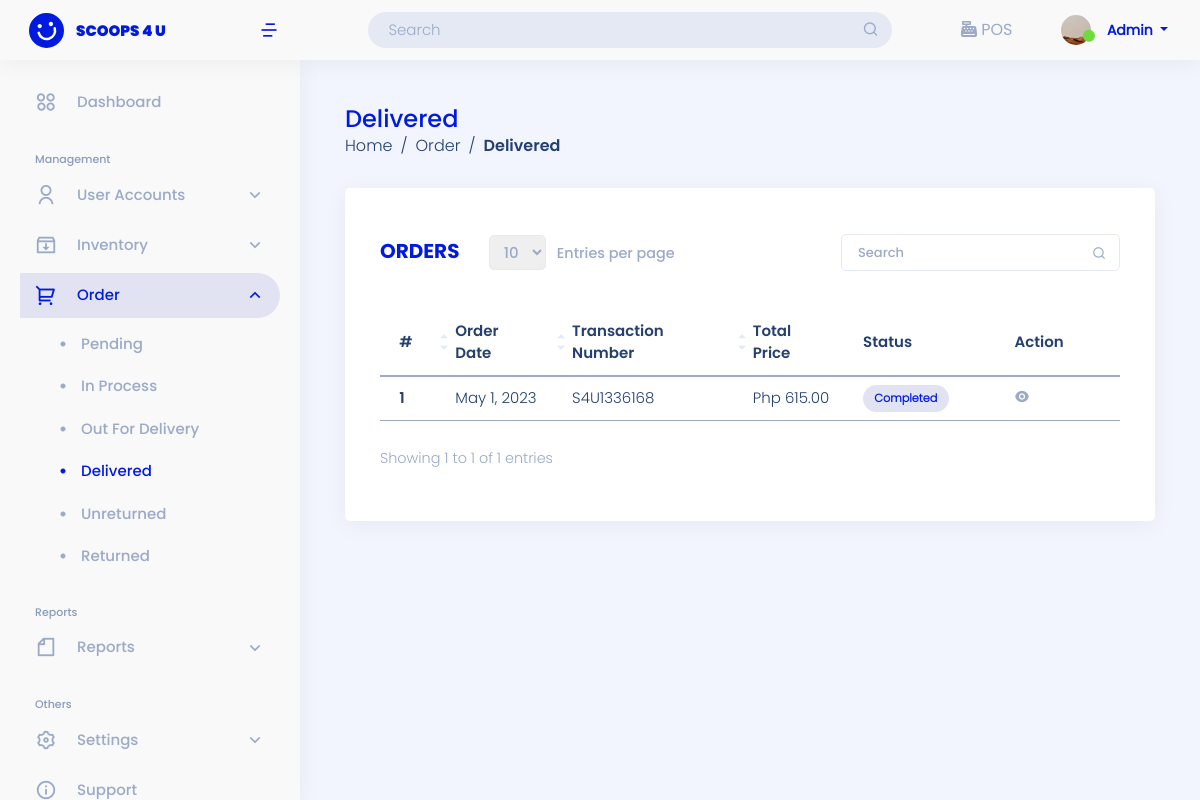
The app's page /user-site/transaction-orders/completed (signed in), older data.
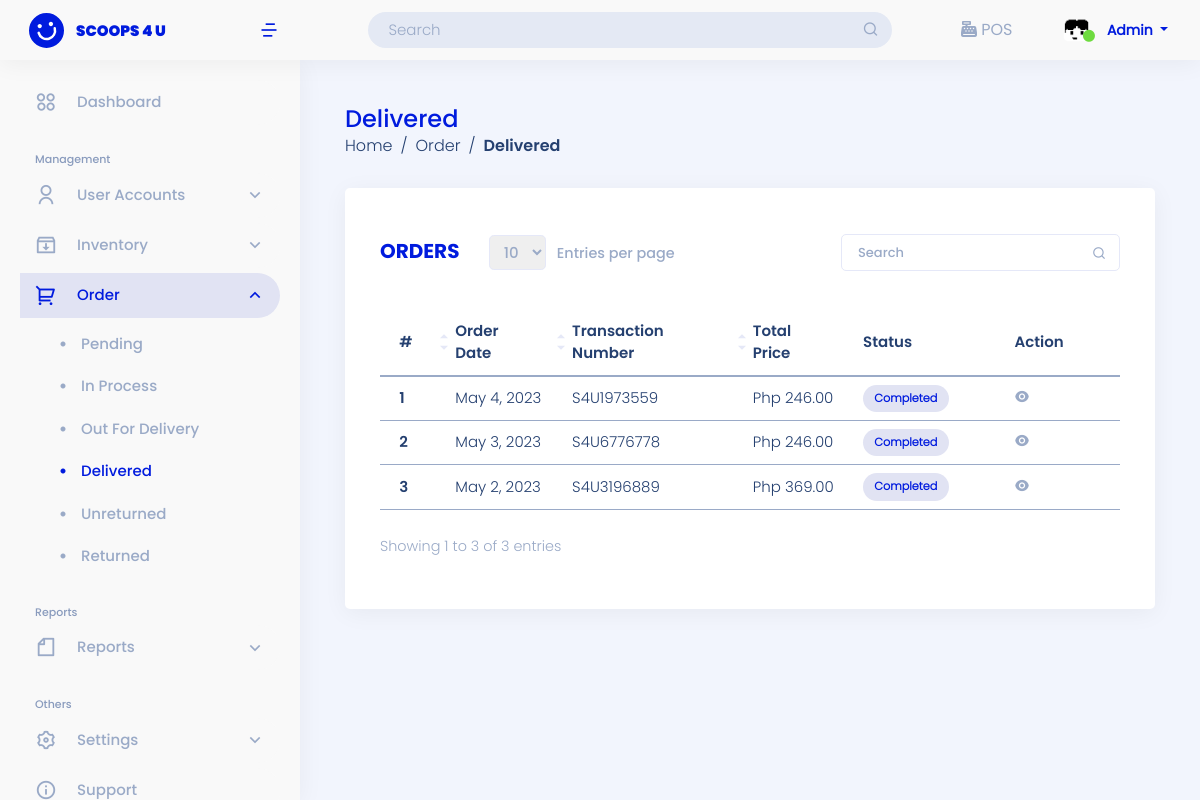
The same page, newer data.
### admin_site/models.py (models this page shows, shortened)
class Profile(models.Model):
    list_user = models.CharField(max_length=100, null=False, verbose_name="List User")
    profile_fname = models.CharField(max_length=250, null=False, verbose_name="First Name")
    profile_mname = models.CharField(max_length=250,  null=False, verbose_name="Middle Name")
    profile_lname = models.CharField(max_length=250, null=False, verbose_name="Last Name")
    profile_about = models.TextField(max_length=250, null=True, verbose_name="About")
    profile_cnumber = models.BigIntegerField( null=False, verbose_name="Contact Number")
    profile_address = models.TextField(null=False, verbose_name="Address")
    profile_email = models.CharField( max_length=100, null=False, verbose_name="Email Address")
    profile_pic =models.ImageField( upload_to=image_path,null=True, default='img/default_profile.jpg', verbose_name='Profile Pic')

class Transaction(models.Model):
    ORDERSTATUS = ( ("Pending","Pending"), ("In Process","In Process"), ("Out for Delivery","Out for Delivery"),("Completed","Completed"))
    DELIVERY_OPTION = ( ("pickup","pickup"),("delivery","delivery"))
    transaction_no =  models.CharField(unique=True, max_length=200, null=False,verbose_name='Transaction Number')
    transaction_user = models.CharField(max_length=250, null=True, verbose_name='List Username')
    transaction_fname = models.CharField(max_length=250, null=True, verbose_name='First Name')
    transaction_lname = models.CharField(max_length=250, null=True, verbose_name='Last Name')
    transaction_address = models.TextField(null=False, verbose_name='Address')
    transaction_contactno = models.BigIntegerField( null=True, verbose_name='Contact Number')
    transaction_doption = models.CharField(max_length=250, choices= DELIVERY_OPTION, null=True, verbose_name='Delivery Option')
    transaction_preferred_date = models.CharField(max_length=250,  null=True,   verbose_name='Preferred Date')
    transaction_totalprice =  models.BigIntegerField(null=True, default=0, verbose_name='Total Price')
    created_at =models.DateField(default=timezone.now,  verbose_name='Date Ordered')
    transaction_orderstatus = models.CharField(max_length=250, choices=ORDERSTATUS, null=True, default='Pending',verbose_name='Status')
    transaction_delivered = models.DateTimeField(null=True, blank=True, verbose_name='Delivered Time')

### admin_site/views.py (the view)
# urls.py: path('transaction-orders/completed', views.Transaction_completed, name='transaction_completed'),
@login_required(login_url='landing_page:login')
def Transaction_completed(request):
    list_profile = Profile.objects.filter(list_user = request.user)
    list_transaction = Transaction.objects.filter(Q(transaction_orderstatus = "Completed")).order_by('-id')
    current_profile = Profile.objects.filter(list_user = request.user)
    context = {
        'list_transaction':list_transaction,
        'sidebar' : 'completed',
        'list_profile': list_profile,
        'current_profile':current_profile,
    }
    return render(request, 'admin_site/transaction/completed.html', context)

### templates/admin_site/transaction/completed.html (shortened to what this page needs)
{% extends 'admin_site/base.html' %}
{% block content %}
{% load humanize %}
<main id="main" class="main mt-5">
    <div class="pagetitle">
        <h1>Delivered</h1>
        <nav>
            {% if user.role == "admin"%}
            <ol class="breadcrumb">
                <li class="breadcrumb-item"><a href="{% url 'admin_site:dashboard'%}">Home</a></li>
                <li class="breadcrumb-item">Order</li>
                <li class="breadcrumb-item active">Delivered</li>
            </ol>
            {% endif %}
        </nav>
    </div>
<section class="section">
    <div id="ordersComID" class="row d-none">
        <div class="col-lg-12">
            <div class="card">
                <div class="card-body mt-3">
                    <div class="add-product order-d mb-4">
                        <h5 class="card-title feature">Orders</h5>
                        <div class="show-entries">
                            <div id="showEntries"></div>
                        </div>
                        <form class="search-tab"  method="GET"  class="text-end px-4">
                            <input type="text" id="tableM" class="form-control p-2 ps-3" name="search" placeholder="Search">
                            <button class="btn btn-search btn-sm" type="submit"><i class="ri-search-line"></i></button>
                        </form>
                    </div>
                    {% if list_transaction %}
                    <div class="table-responsive">
                        <table id="tableOrderCom" class="table table-hover d-none" >
                            <thead>
                                <tr class="align-middle">
                                    <th scope="col">#</th>
                                    <th scope="col">Order Date</th>
                                    <th scope="col">Transaction Number</th>
                                    <th scope="col">Total Price</th>
                                    <th scope="col" class="sort-no">Status</th>
                                    <th scope="col" class="sort-no">Action</th>
                                </tr>
                            </thead>
                            <tbody id="tableRow">
                                {% for list in list_transaction %}
                                <tr class="align-middle">
                                    <td class="num-row"></td>
                                    <td>{{ list.created_at}}</td>
                                    <td>{{ list.transaction_no }}</td>
                                    <td>Php {{ list.transaction_totalprice|floatformat:2|intcomma }}</td>
                                    <td><span class="badge rounded-pill bg-primary">{{ list.transaction_orderstatus }}</span></td>
                                    <td class="modal-view-order">
                                        <a href="{% url 'admin_site:transaction_view' list.id  %}"
                                            data-bs-toggle="modal"
                                            data-bs-target="#viewOrderModal"
                                            class="text-decoration-none">
                                            <i class="ri-eye-fill btn-edit"></i>
                                        </a>
                                    </td>
                                </tr>
                                {% endfor %}
                            </tbody>
                        </table>
                    </div>
                    {% endif %}
                </div>
            </div>
        </div>
    </div>
</section>
</main>
{% endblock content %}

### templates/admin_site/base.html (shortened to what the changed rows need)
{% load static %}
<!DOCTYPE html>
<html lang="en">
<head>
    <link href="https://cdn.jsdelivr.net/npm/bootstrap@5.0.2/dist/css/bootstrap.min.css" rel="stylesheet" >
    <link href="{% static '/css/assets/bootstrap/css/bootstrap.min.css'%}" rel="stylesheet">
    <link href="{% static '/css/assets/simple-datatables/style.css'%}" rel="stylesheet">
    <link href="{% static '/css/assets/remixicon/remixicon.css'%}" rel="stylesheet">
    <link href="https://cdn.datatables.net/1.13.4/css/jquery.dataTables.min.css" rel="stylesheet">
    <link href="https://cdn.datatables.net/buttons/2.3.6/css/buttons.dataTables.min.css" rel="stylesheet">
    <link href="https://cdn.datatables.net/autofill/2.5.3/css/autoFill.dataTables.min.css" rel="stylesheet">
    <link href="https://cdn.datatables.net/v/bs5/jszip-2.5.0/b-2.3.6/b-colvis-2.3.6/b-html5-2.3.6/b-print-2.3.6/date-1.4.0/sp-2.1.2/datatables.min.css" rel="stylesheet"/>
    <link href="{% static '/css/sandi.css'%}" rel="stylesheet">
  </head>
<body>
{% if user.role == "admin"%}
<header id="header" class="header fixed-top d-flex align-items-center">
  <nav class="header-nav ms-auto">
    <ul class="d-flex align-items-center">
      <li class="nav-item dropdown pe-3 header-icon">
        <a class="nav-link nav-profile d-flex align-items-center me-3" href="#" data-bs-toggle="dropdown">
          {% if list_profile %}
          {% for list in list_profile %}
            {% if list.profile_pic %}
              <img id="output" src="/media/{{ list.profile_pic}}" alt="Profile-pic" width="30" height="30" class="rounded-circle me-2">
            {% else %}
              <img src="{% static 'img/default_profile.jpg' %}" alt="Profile-pic" width="30" height="30" class="rounded-circle me-2">
            {% endif %}
          {% endfor %}
        {% else %}
          <img src="{% static 'img/default_profile.jpg' %}" alt="Profile-pic" width="30" height="30" class="rounded-circle me-2">
        {% endif %}
          <i alt="Profile" class="ri-checkbox-blank-circle-fill"></i>
          <span class="d-none d-md-block dropdown-toggle ps-2" style="text-transform: capitalize;">
            {{ user }}
          </span>
        </a>
      </li>
    </ul>
  </nav>
</header>
{% endif %}
<div class="">
  <div class="">
      <div class="">
          {% block content %}
          {% endblock content %}
        </div>
      </div>
    </div>
</body>
</html>

Row changes from the older to the newer data that the page shows:
no longer on this page (row edited): Transaction: created_at "May 1, 2023", transaction_no "S4U1336168", transaction_totalprice "615.00", transaction_orderstatus "Completed"
changed Profile: profile_pic: a different picture
added Transaction: created_at "May 4, 2023", transaction_no "S4U1973559", transaction_totalprice "246.00", transaction_orderstatus "Completed"
added Transaction: created_at "May 3, 2023", transaction_no "S4U6776778", transaction_totalprice "246.00", transaction_orderstatus "Completed"
now on this page (row edited): Transaction: created_at "May 2, 2023", transaction_no "S4U3196889", transaction_totalprice "369.00", transaction_orderstatus "Completed"
Text that changed along with them:
text written by a page script: "Showing 1 to 1 of 1 entries" → "Showing 1 to 3 of 3 entries"
